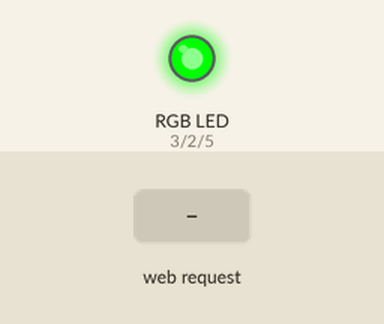
Bench run of a program on a simulated ESP8266 (NodeMCU). Parts: an RGB LED mixed from three pins (HIGH = lit). The inputs (shaded band) are chosen by the test bench. Dim RGB values are drawn brighter than linear; WiFi joins after 1.5 s; servers stay silent unless stated; not simulated (calls return 0 or success): credentials.h; what the program prints to the serial monitor is not drawn.

Above: at 2.7 s.
2.8 s: HTTP request GET /set-colour received
At 4.0 s:
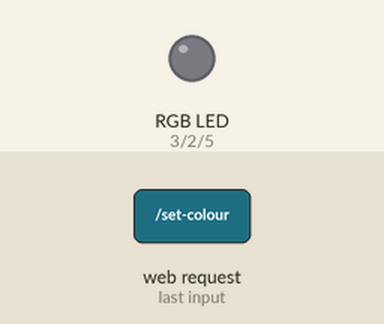
4.3 s: HTTP request GET /set-colour?r=1 received
At 5.4 s:
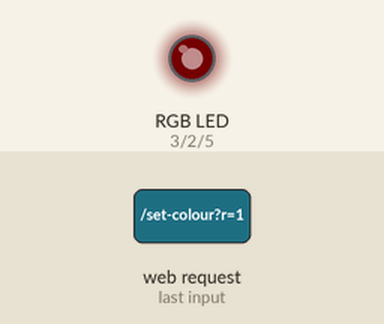
5.8 s: HTTP request GET /set-colour?r=120 received
At 6.5 s:
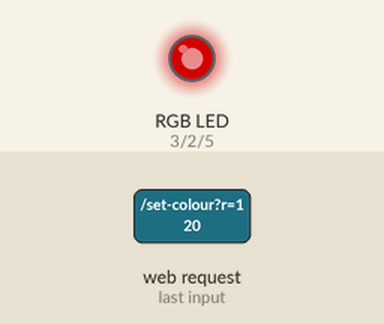
7.3 s: HTTP request GET /set-colour?g=120 received
At 7.6 s:
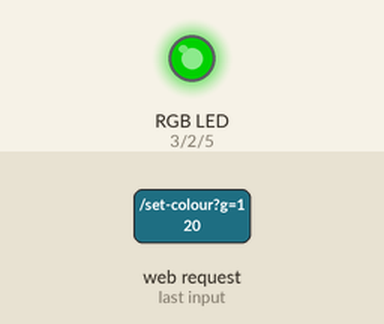
8.8 s: HTTP request GET /set-colour?b=1 received
At 10.0 s:
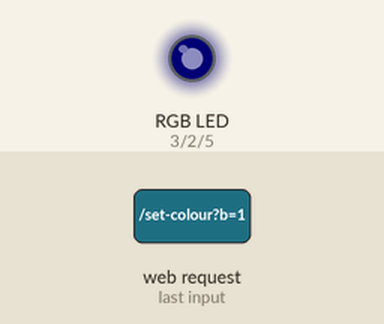
10.3 s: HTTP request GET /set-colour?b=120 received
At 11.1 s:
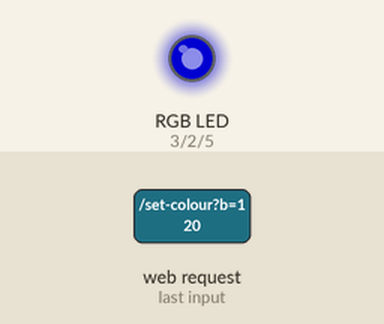
Timing chart, 0 to 12.8 s (numbered marks = the images above; inputs shaded):
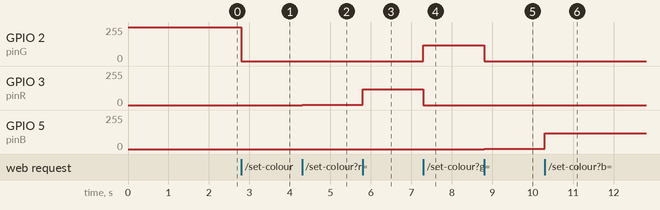

Measured:
- after the input at 2.8 s, GPIO 2 (pinG): 255/255 → 0/255 at once
- after the input at 4.3 s, GPIO 3 (pinR): 0/255 → 1/255 at once
- after the input at 5.8 s, GPIO 3 (pinR): 1/255 → 120/255 at once
- after the input at 7.3 s, GPIO 2 (pinG): 0/255 → 120/255 at once; GPIO 3 (pinR): 120/255 → 0/255 at once
- after the input at 8.8 s, GPIO 2 (pinG): 120/255 → 0/255 at once; GPIO 5 (pinB): 0/255 → 1/255 at once
- after the input at 10.3 s, GPIO 5 (pinB): 1/255 → 120/255 at once

The program:

main.cpp
```cpp
#include <ESP8266WiFi.h>
#include <ESP8266WebServer.h>
// For a custom domain name.
#include <ESP8266mDNS.h>
#include "credentials.h"

int currentR = 0; // Store current Red value
int currentG = 0; // Store current Green value
int currentB = 0; // Store current Blue value

const char* part1 = R"rawliteral(
<!DOCTYPE html>
<html>
<head>
    <title>Minecraft Block Light</title>
    <link rel="icon" type="image/png" href="https://cdn2.steamgriddb.com/icon/bf6423635e56a99e9df17852c6bfadca/32/512x512.png">
    <style>
            .container {
                display: flex;
                justify-content: center;
                align-items: center;
                width: 100vw;
                margin-bottom: 500px;
                min-height: 500px;
            }
            .wrapper {
                display: flex;
                justify-content: center;
                flex-direction: column;
                width: 390px;
                position: relative;
            }
            .inventory-img {
                position: absolute;
                z-index: -1;
            }
            .white-top {
                background-color: white;
                width: 100%;
                height: 200px;
            }
            .border {
                border: solid black 4px;
                height: 155px;
            }
            .white-bottom {
                background-color: white;
                width: 100%;
                height: 100px;
            }

            .inventory-wrapper {
                display: flex;
                justify-content: flex-start;
                position: absolute;
                height: 40px;
                width: 230px;
                top: 231px;
                left: 15px;
            }
            .item {
                width: 36px;
                height: 36px;
                margin: -1px;
                display: block;
                margin-bottom: 12px;
                border: solid transparent 3px;
            }
            .item:hover {
                cursor: pointer;
                background-color: rgba(255, 255, 255, 0.3);
            }
        </style>
</head>
<body>
    <div class="container">
            <div class="wrapper">
                <div class="white-top"></div>
                <div class="border"></div>
                <div class="white-bottom"></div>
                <img src="https://static.planetminecraft.com/files/resource_media/screenshot/1247/Emerald-Ore_4183506.jpg" width="100%" class="inventory-img">
                <div class="inventory-wrapper">
                    <div class="item" onclick="setColourFromPresets(0, 0, 0)"></div>
                    <div class="item" onclick="setColourFromPresets(255, 0, 0)"></div>
                    <div class="item" onclick="setColourFromPresets(255, 255, 0)"></div>
                    <div class="item" onclick="setColourFromPresets(155, 155, 0)"></div>
                    <div class="item" onclick="setColourFromPresets(0, 15, 255)"></div>
                </div>
            </div>
        </div>
    <input type="color" id="colorPicker" value="#ff0000">
    <button onclick="setColour()">Set Color</button>
    <p>Current color: <span id="currentColor">)rawliteral";

const char* part2 = R"rawliteral(</span></p>
    <script>
    function setColour() {
      var color = document.getElementById('colorPicker').value;
      document.getElementById('currentColor').innerText = 'RGB(' + parseInt(color.substr(1,2), 16) + ', ' + parseInt(color.substr(3,2), 16) + ', ' + parseInt(color.substr(5,2), 16) + ')';
      var xhr = new XMLHttpRequest();
      // Convert hex color to RGB
      var r = parseInt(color.substr(1,2), 16);
      var g = parseInt(color.substr(3,2), 16);
      var b = parseInt(color.substr(5,2), 16);

      // Construct URL with RGB parameters
      xhr.open("GET", "/set-colour?r=" + r + "&g=" + g + "&b=" + b, true);
      xhr.send();
    }

    function setColourFromPresets(r, g, b) {
      document.getElementById('colorPicker').value = '#' + r.toString(16).padStart(2, '0') + g.toString(16).padStart(2, '0') + b.toString(16).padStart(2, '0');
      setColour();
    }
    </script>
</body>
</html>
)rawliteral";


// Initialize web server on port 80
ESP8266WebServer server(80);

// GPIO pins for the RGB LED
const int pinR = 3;
const int pinG = 2;
const int pinB = 5;

void setup() {
  Serial.begin(115200);

  // Initialize GPIO pins as outputs
  pinMode(pinR, OUTPUT);
  pinMode(pinG, OUTPUT);
  pinMode(pinB, OUTPUT);
  pinMode(2, OUTPUT); // Set GPIO 2 as an output
  digitalWrite(2, HIGH); // Set GPIO 2 high to turn off the LED

  // Connect to WiFi
  WiFi.begin(ssid, password);
  while (WiFi.status() != WL_CONNECTED) {
    delay(500);
    Serial.print(".");
  }
  Serial.println("WiFi connected");

   // Start the mDNS responder
  if (!MDNS.begin("minecraft")) {
    Serial.println("Error setting up MDNS responder!");
  } else {
    Serial.println("mDNS responder started");
    // Add service to MDNS-SD
    MDNS.addService("http", "tcp", 80);
  }
  Serial.print("IP Address: ");
  Serial.println(WiFi.localIP());

  server.on("/", []() {
    String currentColorValues = "RGB(" + String(currentR) + ", " + String(currentG) + ", " + String(currentB) + ")";
    String fullPage = String(part1) + currentColorValues + String(part2);
    server.send(200, "text/html", fullPage.c_str());
  });

  // Route for setting RGB color
  server.on("/set-colour", HTTP_GET, []() {
    String r = server.arg("r");
    String g = server.arg("g");
    String b = server.arg("b");

    // Convert arguments to integer and write to LEDs
    analogWrite(pinR, r.toInt());
    analogWrite(pinG, g.toInt());
    analogWrite(pinB, b.toInt());

    // Update current RGB values
    currentR = r.toInt();
    currentG = g.toInt();
    currentB = b.toInt();

    server.send(200, "text/plain", "Color set");
  });

  // Start server
  server.begin();
}

void loop() {
  server.handleClient();
  MDNS.update();  // Not strictly necessary for basic MDNS functionality
}
```
